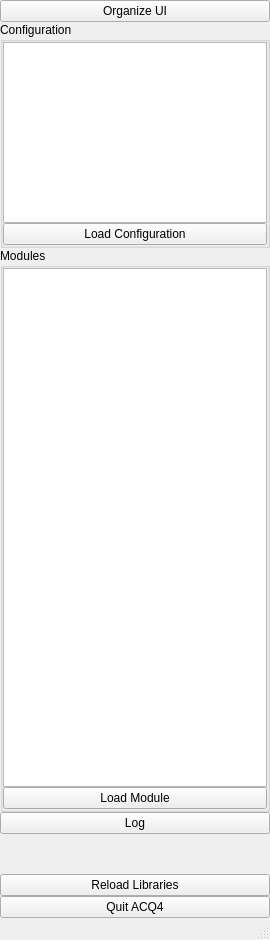
<?xml version="1.0" encoding="UTF-8"?>
<ui version="4.0">
 <class>MainWindow</class>
 <widget class="QMainWindow" name="MainWindow">
  <property name="geometry">
   <rect>
    <x>0</x>
    <y>0</y>
    <width>270</width>
    <height>940</height>
   </rect>
  </property>
  <property name="windowTitle">
   <string>ACQ4 Manager</string>
  </property>
  <property name="styleSheet">
   <string notr="true"/>
  </property>
  <property name="dockOptions">
   <set>QMainWindow::AllowNestedDocks|QMainWindow::AllowTabbedDocks|QMainWindow::AnimatedDocks</set>
  </property>
  <widget class="QWidget" name="centralwidget">
   <layout class="QVBoxLayout" name="verticalLayout_2">
    <property name="spacing">
     <number>0</number>
    </property>
    <property name="margin">
     <number>0</number>
    </property>
    <item>
     <layout class="QVBoxLayout" name="verticalLayout">
      <item>
       <widget class="QPushButton" name="organizeUIBtn">
        <property name="text">
         <string>Organize UI</string>
        </property>
       </widget>
      </item>
      <item>
       <widget class="QGroupBox" name="groupBox">
        <property name="sizePolicy">
         <sizepolicy hsizetype="Preferred" vsizetype="Preferred">
          <horstretch>0</horstretch>
          <verstretch>4</verstretch>
         </sizepolicy>
        </property>
        <property name="title">
         <string>Configuration</string>
        </property>
        <layout class="QVBoxLayout" name="verticalLayout_3">
         <property name="spacing">
          <number>0</number>
         </property>
         <property name="margin">
          <number>0</number>
         </property>
         <item>
          <widget class="QListWidget" name="configList"/>
         </item>
         <item>
          <widget class="QPushButton" name="loadConfigBtn">
           <property name="text">
            <string>Load Configuration</string>
           </property>
          </widget>
         </item>
        </layout>
       </widget>
      </item>
      <item>
       <widget class="QGroupBox" name="groupBox_2">
        <property name="sizePolicy">
         <sizepolicy hsizetype="Preferred" vsizetype="Expanding">
          <horstretch>0</horstretch>
          <verstretch>10</verstretch>
         </sizepolicy>
        </property>
        <property name="title">
         <string>Modules</string>
        </property>
        <layout class="QVBoxLayout" name="verticalLayout_4">
         <property name="spacing">
          <number>0</number>
         </property>
         <property name="margin">
          <number>0</number>
         </property>
         <item>
          <widget class="QTreeWidget" name="moduleList">
           <property name="sizePolicy">
            <sizepolicy hsizetype="Expanding" vsizetype="Expanding">
             <horstretch>0</horstretch>
             <verstretch>0</verstretch>
            </sizepolicy>
           </property>
           <property name="headerHidden">
            <bool>true</bool>
           </property>
           <column>
            <property name="text">
             <string notr="true">1</string>
            </property>
           </column>
          </widget>
         </item>
         <item>
          <widget class="QPushButton" name="loadModuleBtn">
           <property name="text">
            <string>Load Module</string>
           </property>
          </widget>
         </item>
        </layout>
       </widget>
      </item>
      <item>
       <widget class="LogButton" name="logBtn">
        <property name="text">
         <string>Log</string>
        </property>
       </widget>
      </item>
      <item>
       <spacer name="verticalSpacer">
        <property name="orientation">
         <enum>Qt::Vertical</enum>
        </property>
        <property name="sizeHint" stdset="0">
         <size>
          <width>20</width>
          <height>40</height>
         </size>
        </property>
       </spacer>
      </item>
      <item>
       <widget class="QPushButton" name="reloadModuleBtn">
        <property name="text">
         <string>Reload Libraries</string>
        </property>
       </widget>
      </item>
      <item>
       <widget class="QPushButton" name="quitBtn">
        <property name="text">
         <string>Quit ACQ4</string>
        </property>
       </widget>
      </item>
     </layout>
    </item>
   </layout>
  </widget>
  <widget class="QStatusBar" name="statusBar"/>
 </widget>
 <customwidgets>
  <customwidget>
   <class>LogButton</class>
   <extends>QPushButton</extends>
   <header>acq4.util.logging</header>
  </customwidget>
 </customwidgets>
 <resources/>
 <connections/>
</ui>
